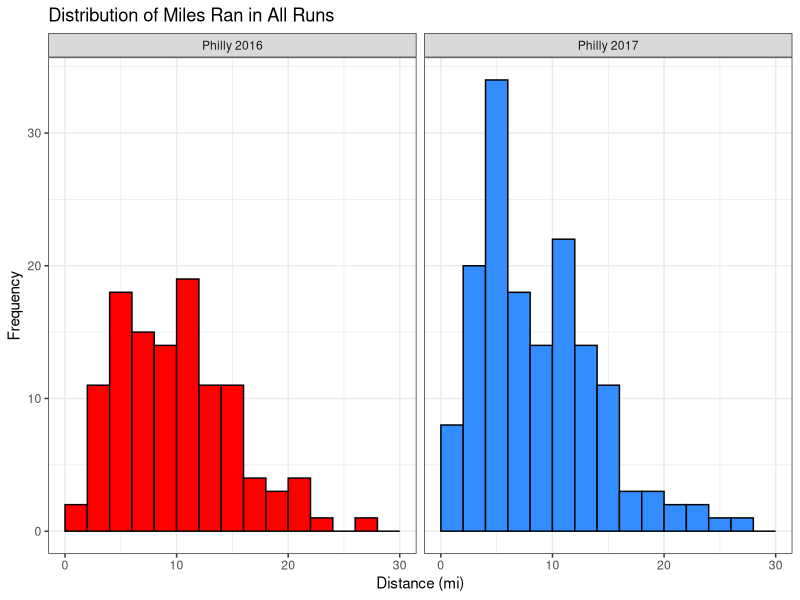
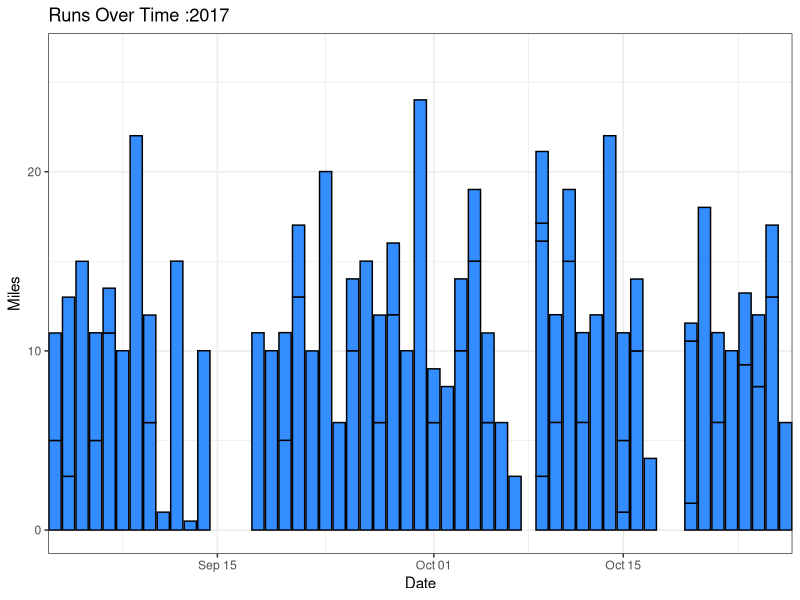
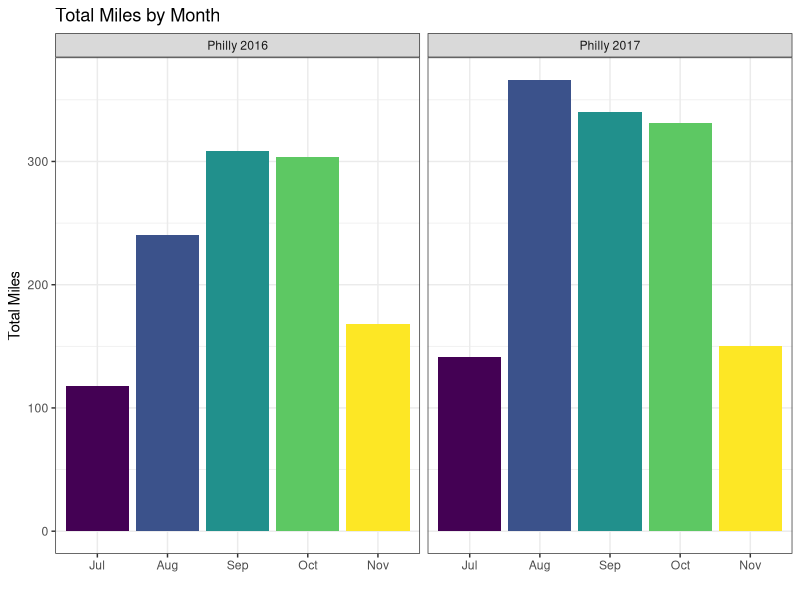
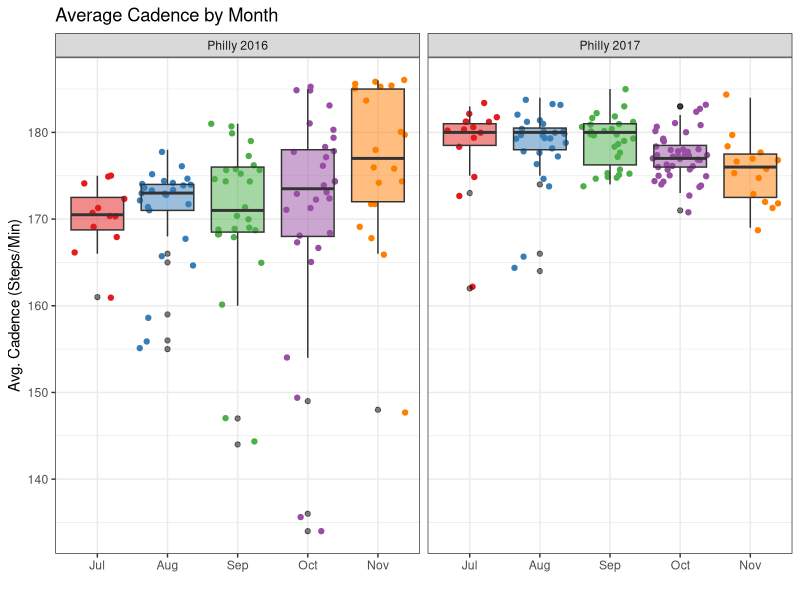
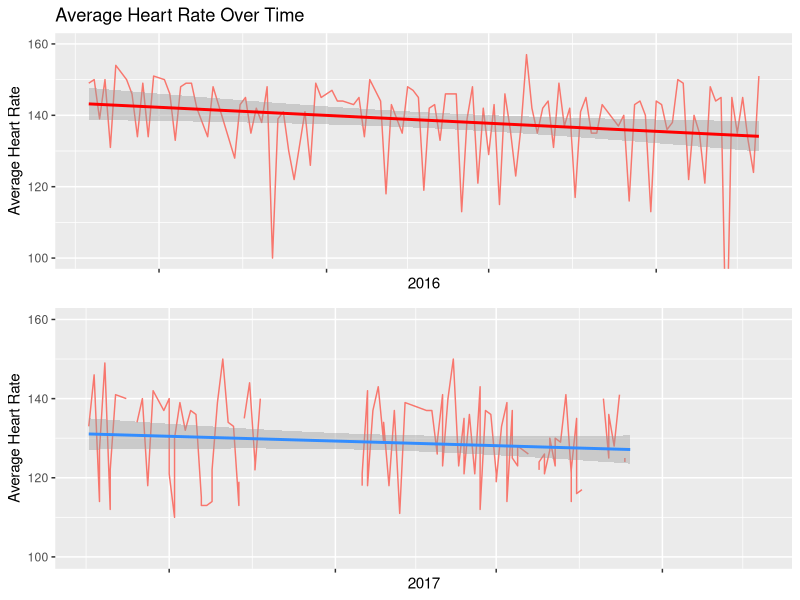
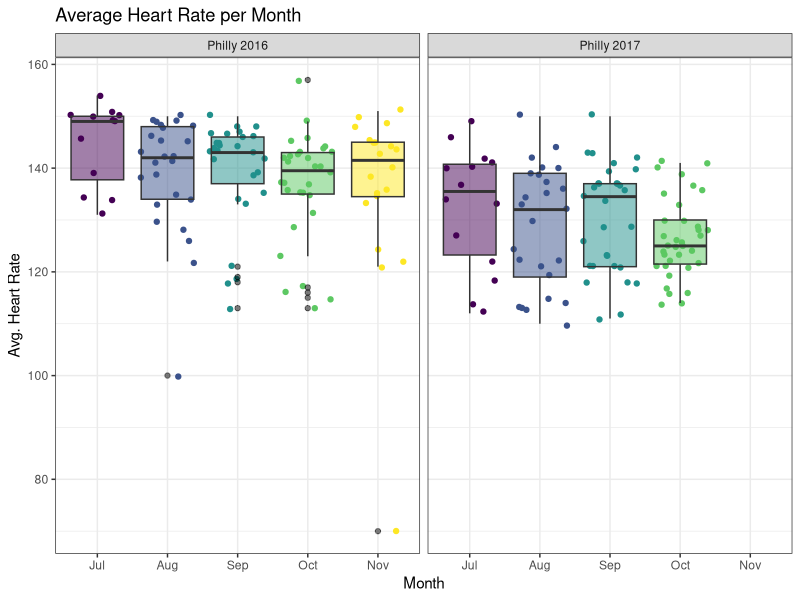
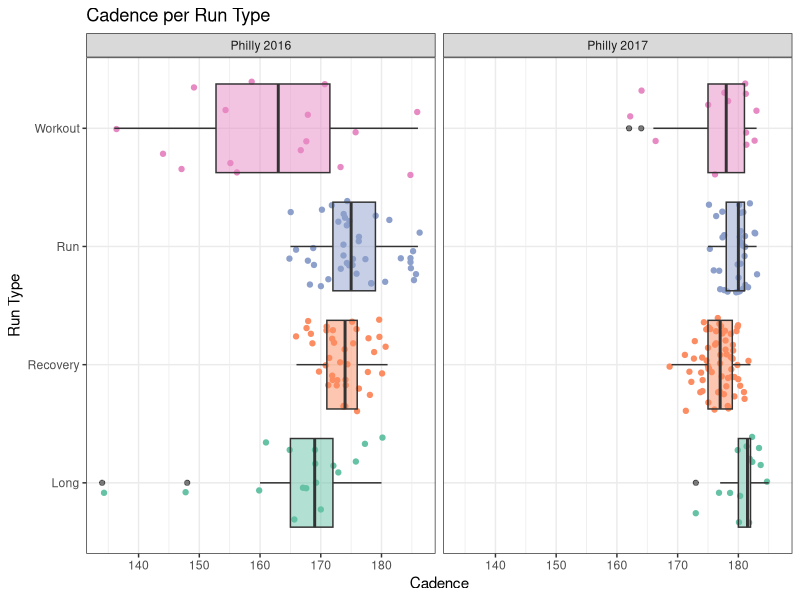
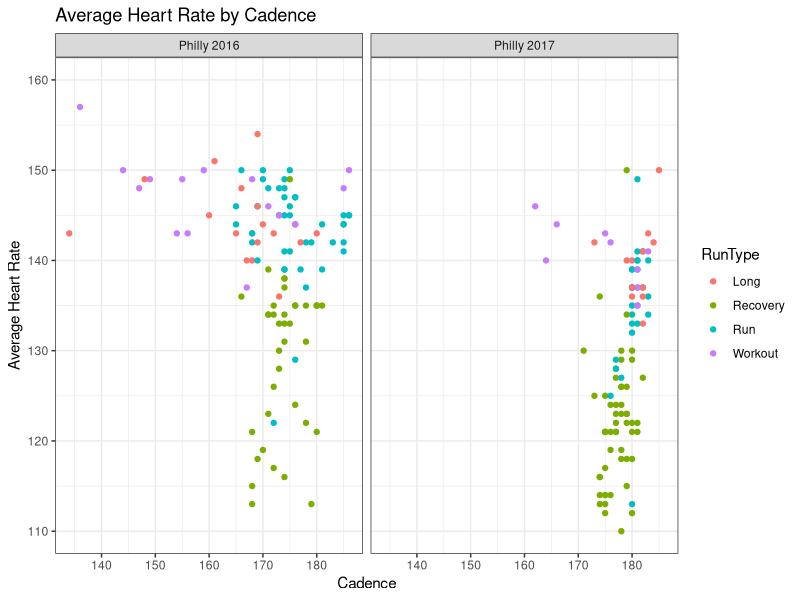

These charts were generated, in order, by the following R code:
## ---- chunk 1
library(tidyverse) # data cleaning and manipulation
library(ggplot2) # plotting
library(lubridate) # dates
library(RColorBrewer) # plotting
library(magrittr) # pipe operations
library(knitr) # kable()
library(gridExtra) # grid.arrange()

## load in data files for both races
philly17 <- read.csv("../../Data/2017/cleanedMarathonTrainingData_philly17.csv", stringsAsFactors = F)
philly16 <- read.csv("../../Data/2016/cleanedMarathonTrainingData_philly16.csv", stringsAsFactors = F)

# random missing month value?
philly16[17,"Month"] <- "Aug"

## combine into 1 dataset and remove redundant row
philly <- rbind(philly16,philly17)
philly %<>% select(-X) %>%
  mutate(MarathonName = if_else(Marathon == "ph16","Philly 2016","Philly 2017"),
         # make POSIXct again
         Time = as.POSIXct(Time),
         Avg.Pace = as.POSIXct(Avg.Pace),
         Best.Pace = as.POSIXct(Best.Pace),
         Date = as.POSIXct(Date),
         StartTime = as.POSIXct(StartTime),
         # make Month an ordered factor
         Month = factor(Month, ordered = TRUE, 
                        levels = c("Jul","Aug","Sep","Oct","Nov")))

#glimpse(philly)
philly %>%
  group_by(MarathonName) %>%
  summarize(Count = n()) %>%
  kable()
## ---- chunk 2
#distance histogram
ggplot(data = philly, aes(x = Distance)) + 
  geom_histogram(binwidth = 2, aes(fill = MarathonName), colour = "black", boundary = 2) +
  scale_fill_manual(values = c("red","#338dff")) + 
  theme_bw() + 
  scale_x_continuous(limits = c(0, 30)) +
  xlab("Distance (mi)") + 
  ylab("Frequency") + 
  ggtitle("Distribution of Miles Ran in All Runs") + 
  guides(fill = FALSE) +
  facet_grid(~ MarathonName)
## ---- chunk 3
philly %>%
  group_by(MarathonName,RunCat) %>%
  summarize(Count = n()) %>%
  spread(key = RunCat, value = Count) %>%
  kable() # print as table
## ---- chunk 4
philly %>%
  filter(RunCat == "Misc") %>%
  select(Name,Date,RunCat) %>%
  kable()
## ---- chunk 5
philly %>%
  filter(Marathon == "ph17") %>%
  ggplot(aes(Date, Distance)) + 
    geom_bar(stat="identity", fill = "#338dff", colour = "black") +
    theme_bw() + 
    xlab("Date") + 
    ylab("Miles") + 
    ggtitle("Runs Over Time :2017") +
    guides(fill = FALSE) +
    coord_cartesian(xlim = c(as.POSIXct("2017-09-05", format = "%Y-%m-%d"),
                             as.POSIXct("2017-10-25", format = "%Y-%m-%d")))
## ---- chunk 6
philly %>%
  group_by(MarathonName) %>%
  select(Distance) %>%
  summarize(Mean = mean(Distance), Median = median(Distance), StdDev = sd(Distance),
            Min = min(Distance), Max = max(Distance), Count = n()) %>%
  kable()
## ---- chunk 7
#miles by month bars
ggplot(philly, aes(Month, Distance, fill = Month)) + 
  geom_bar(stat="identity") +
  theme_bw() + 
  xlab("") + 
  ylab("Total Miles") + 
  guides(fill=FALSE) +
  ggtitle("Total Miles by Month") +
  facet_grid( ~ MarathonName)
## ---- chunk 8
philly %>%
  filter(Month == "Nov") %>%
  group_by(MarathonName) %>%
  summarize(Count = n()) %>%
  kable() # print as table
## ---- chunk 9
#avg. cadence grouped by month
ggplot(data = philly, aes(Month, Avg.Cadence)) + 
  geom_jitter(aes(colour = Month)) +
  geom_boxplot(aes(fill = Month), outlier.colour = "black", alpha = 0.5) +
  scale_colour_brewer(palette = "Set1") +
  scale_fill_brewer(palette = "Set1") +
  theme_bw() + 
  xlab("") + 
  ylab("Avg. Cadence (Steps/Min)") + 
  theme(legend.position = "none") + 
  ggtitle("Average Cadence by Month") + 
  facet_grid(~ MarathonName)
## ---- chunk 10
philly %>%
  filter(Month %in% c("Jul","Aug"),
         Marathon == "ph17") %>%
  select(Name,Date,Avg.Cadence) %>%
  arrange(Avg.Cadence) %>%
  head(8) %>%
  kable()
## ---- chunk 11
hr16 <- philly %>%
  filter(Marathon == "ph16") %>%
  ggplot(data = , aes(Date, Avg.HR)) + 
    geom_line(aes(group=1, colour = "red")) +
    geom_smooth(method = "lm", se = T, colour = "red") + 
    theme(axis.text.x = element_blank(), legend.position = "none") +
    xlab("2016") + 
    ylab("Average Heart Rate") + 
    ggtitle("Average Heart Rate Over Time") + 
    coord_cartesian(ylim = c(100, 160))

hr17 <- philly %>%
  filter(Marathon == "ph17") %>%
  ggplot(data = , aes(Date, Avg.HR)) + 
    geom_line(aes(group=1, colour = "green")) +
    geom_smooth(method = "lm", se = T, colour = "#338dff") + 
    theme(axis.text.x = element_blank(), legend.position = "none") +
    xlab("2017") + 
    ylab("Average Heart Rate") + 
    coord_cartesian(ylim = c(100, 160))

grid.arrange(hr16, hr17, nrow = 2)
## ---- chunk 12
#avg. HR grouped by month
ggplot(data = philly, aes(Month, Avg.HR)) + 
  geom_jitter(aes(colour = Month)) +
  geom_boxplot(aes(fill = Month), outlier.colour = "black", alpha = 0.5) + 
  theme_bw() +
  theme(legend.position = "none") + 
  xlab("Month") + 
  ylab("Avg. Heart Rate") + 
  ggtitle("Average Heart Rate per Month") + facet_grid(~ MarathonName)
## ---- chunk 13
#avg. cadence grouped by month
philly %>%
  filter(RunType != "Race",
         RunType != "Misc") %>%
  ggplot(aes(RunType, Avg.Cadence)) + 
    geom_jitter(aes(colour = RunType)) +
    geom_boxplot(aes(fill = RunType), outlier.colour = "black", alpha = 0.5) +
    theme_bw() +
    theme(legend.position = "none") + 
    scale_colour_brewer(palette = "Set2") +
    scale_fill_brewer(palette = "Set2") +
    xlab("Run Type") + 
    ylab("Cadence") + 
    guides(fill=FALSE) +
    coord_flip() + 
    ggtitle("Cadence per Run Type") +
    facet_grid(~ MarathonName)
## ---- chunk 14
philly %>%
  filter(RunType != "Race",
         RunType != "Misc") %>%  
  ggplot(aes(Avg.Cadence, Avg.HR)) + 
    geom_point(aes(colour = RunType), na.rm = TRUE) +
    theme_bw() +
    xlab("Cadence") + 
    ylab("Average Heart Rate") + 
    scale_y_continuous(limits = c(110, 160)) +
    ggtitle("Average Heart Rate by Cadence") + 
    facet_grid(~ MarathonName)
## ---- chunk 15
#avg. cadence grouped by month
philly %>%
  filter(RunType != "Race",
         RunType != "Misc") %>%
  ggplot(aes(RunType, Avg.HR)) + 
    geom_jitter(aes(colour = RunType)) +
    geom_boxplot(aes(fill = RunType), outlier.colour = "black", alpha = 0.5) +
    theme_bw() +
    theme(legend.position = "none") + 
    xlab("Run Type") + 
    ylab("Avg Heart Rate") + 
    guides(fill=FALSE) +
    coord_flip() + 
    ggtitle("Average Heart Rate per Run Type") + 
    facet_grid(~ MarathonName)
## ---- chunk 16
philly %>%
  filter(RunType != "Race",
         RunType != "Misc") %>%
  ggplot(aes(as.POSIXct(paste(month(Date),'/',day(Date), sep=""),format="%m/%d"),
                            Avg.Pace, colour = RunType)) + 
    geom_point() +
    geom_smooth(fill = NA) +  
    theme_bw() +
    theme(axis.text.x = element_blank(), axis.text.y = element_blank()) +
    xlab("Date") + 
    ylab("Average Pace (mile/minute)") + 
    ggtitle("Average Pace Over Time") + 
    labs(caption="") + 
    facet_grid(~ MarathonName)
## ---- chunk 17
philly %>%
  filter(Marathon == "ph17",
         RunType != "Race",
         RunType != "Misc") %>%
  ggplot(aes(Date, Avg.Pace, colour = RunType)) + 
    geom_point() +
    geom_smooth(fill = NA) +  
    theme_bw() +
    theme(legend.position = "none", axis.text.x = element_blank(), axis.text.y = element_blank()) +   
    xlab("Date") + 
    ylab("Average Pace (mile/minute)") + 
    ggtitle("Average Pace Over Time") + 
    labs(caption="") + 
    facet_grid(RunType ~ .)
## ---- chunk 18
philly %>%
  filter(RunType != "Race",
         RunType != "Misc") %>%
  ggplot(aes(Elev.Gain, Avg.HR)) + 
    geom_point(aes(colour = RunType), na.rm = TRUE) +
    geom_smooth(fill = NA, na.rm = TRUE) +
    theme_bw() + 
    xlab("Elevation Gain (ft.)") + 
    ylab("Average Heart Rate (BPM)") +
    scale_y_continuous(limits = c(110, 160)) +
    ggtitle("Average Heart Rate by Elevation Gain") +
    facet_grid(~ MarathonName)
